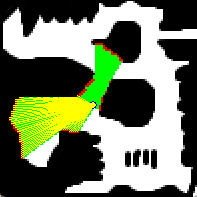
#> input picture media/image.png, 197 x 197 px
$ python -i vec_env.py   (imports and definitions only)
#> lines starting #> are read from the running program, lines starting #| are printed output that depends on the picture; after the words box and inside, x2 and y2 are one past the last pixel; in counts of white or black regions, pixels touching at a corner belong together
import sys

# [11 lines left out: function _dep_error_message, not called in this run]

try:
    import numpy as np
except ModuleNotFoundError as e:
    raise ModuleNotFoundError(_dep_error_message("numpy")) from e

import os
import csv
import random

try:
    import cv2
except ModuleNotFoundError as e:
    raise ModuleNotFoundError(_dep_error_message("opencv-python (import name: cv2)")) from e

from datetime import datetime
from math import cos, sin, radians, sqrt
import json
from collections import OrderedDict
import warnings

class VectorRobotExplorationEnv:
    def __init__(self,
                 map_image_path,
                 num_envs=1,
                 grid_width=None, grid_height=None,
                 scale=2, fps=10,
                 robot_radius=5, num_rays=100, ray_length=200,
                 max_steps=1000,
                 wheel_base=4.0, wheel_radius=0.75, dt=0.2,
                 linear_speed=15.0, angular_speed=1.0,
                 output_dir=None, render=False,
                 strategy_name="unknown", strategy_parameters=None,
                 use_lut=False,
                 continue_after_goal=False,
                 verbose=False):

#> called with map_image_path = 'media/image.png', num_envs = 1, scale = 2, fps = 10, robot_radius = 5, num_rays = 100, ray_length = 200, max_steps = 1000
        self.num_envs = num_envs
        self.map_image_path = map_image_path
        self.map_image = cv2.imread(map_image_path, cv2.IMREAD_GRAYSCALE)
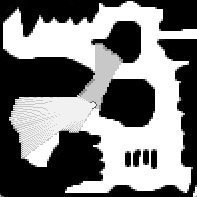
#> self.map_image: shape (197, 197); min 0, max 255, mean 120.8
        if self.map_image is None:
            raise ValueError(f"Could not load map image from {map_image_path}")

        img_h, img_w = self.map_image.shape
#> img_h = 197; img_w = 197
        self.grid_width = grid_width if grid_width is not None else img_w
#> self.grid_width = 197
        self.grid_height = grid_height if grid_height is not None else img_h
#> self.grid_height = 197

        if self.map_image.shape[1] != self.grid_width or self.map_image.shape[0] != self.grid_height:
            self.map_image = cv2.resize(self.map_image, (self.grid_width, self.grid_height), interpolation=cv2.INTER_NEAREST)

        _, self.obstacle_map = cv2.threshold(self.map_image, 127, 1, cv2.THRESH_BINARY_INV)
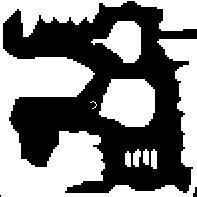
#> self.obstacle_map: shape (197, 197); values 0 (black) and 1 (white), 50.8% white; 3 black regions (1 under 20 px), largest, box (x1, y1, x2, y2) and area: (3, 1, 197, 193) 19046, (193, 187, 197, 197) 28
        free_space_mask = (self.obstacle_map == 0).astype(np.uint8)
        # The distanceTransform calculates the distance from every free pixel to the nearest obstacle.
        # Purpose: It tells us if the entire volume of the robot (defined by robot_radius) can fit at a specific $(x, y)$ coordinate without overlapping a wall
        # Efficiency: Without this, you would have to check every single pixel under the robot's circular footprint every time it moves. With distanceTransform, we only check one pixel: if distance_map[y, x] < robot_radius, we know a collision has occurred
        self.distance_map = cv2.distanceTransform(free_space_mask, cv2.DIST_L2, 5)
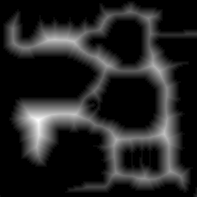
#> self.distance_map: shape (197, 197) float32; min 0, max 23.37, mean 3.3; drawn with min black and max white

        self.map_height, self.map_width = self.map_image.shape
#> self.map_height = 197; self.map_width = 197
        self.scale = scale
        self.window_width = self.grid_width * scale
#> self.window_width = 394
        self.window_height = self.grid_height * scale
#> self.window_height = 394
        self.fps = fps
        self.num_rays = num_rays
        self.ray_length = ray_length
        self.max_steps = max_steps
        self.render_flag = render

        self.wheel_base = wheel_base
        self.wheel_radius = wheel_radius
        self.dt = dt
        self.linear_speed = linear_speed
        self.angular_speed = angular_speed
        self.robot_radius = robot_radius

        # Vectorized State variables
        self.robot_x = np.zeros(num_envs, dtype=np.float32)
        self.robot_y = np.zeros(num_envs, dtype=np.float32)
        self.robot_orientation = np.zeros(num_envs, dtype=np.float32)
        self.energy = np.full(num_envs, max_steps, dtype=np.int32)
        self.health = np.full(num_envs, 200, dtype=np.int32)
        self.done = np.zeros(num_envs, dtype=bool)
        self.current_step = 0

        # Survival/Goal parameters
        self.goal_x = np.zeros(num_envs, dtype=np.float32)
        self.goal_y = np.zeros(num_envs, dtype=np.float32)
        self.goal_success_dist = 1.0
        self.goal_spawn_dist = 30.0

        self.lidar_angles = np.linspace(-45, 45, self.num_rays)
        self.strategy_name = strategy_name
        self.strategy_parameters = strategy_parameters or {}

        # Output Setup
        timestamp = datetime.now().strftime("%Y-%m-%d-%H%M%S")
        self.output_dir = output_dir or os.path.join("output", f"{timestamp}_{strategy_name}")
        os.makedirs(self.output_dir, exist_ok=True)

        self.use_lut = use_lut
        self.lidar_lut = None
        if self.use_lut:
            self._load_lut()

        self.continue_after_goal = continue_after_goal
        self.verbose = verbose

        # Pygame attributes
        self.screen = None
        self._pygame_initialized = False
        self._save_metadata()

    # [7 lines left out: function _load_lut, not called in this run]

    def _save_metadata(self):
        metadata = {
            "run_datetime": datetime.now().isoformat(),
            "strategy_name": self.strategy_name,
            "num_envs": self.num_envs,
            "environment_parameters": {
                "grid_width": self.grid_width,
                "grid_height": self.grid_height,
                "max_steps": self.max_steps,
                "map_image": os.path.basename(self.map_image_path),
            },
            "output_directory": self.output_dir
        }
        with open(os.path.join(self.output_dir, "metadata.json"), 'w') as f:
            json.dump(metadata, f, indent=4)

    def reset(self):
        center_x, center_y = self.map_width // 2, self.map_height // 2
#> center_x = 98; center_y = 98
        for i in range(self.num_envs):
            self.robot_x[i], self.robot_y[i] = self._find_free_position(center_x, center_y)
            gx, gy = self._spawn_reward(self.robot_x[i], self.robot_y[i], self.goal_spawn_dist)
            self.goal_x[i], self.goal_y[i] = gx, gy
#> this loop made 1 pass
#> after the loop, self.goal_x = [66.39]; self.goal_y = [109.8]; self.robot_x = [93]; self.robot_y = [96]

        self.robot_orientation.fill(0)
        self.current_step = 0
        self.energy.fill(self.max_steps)
        self.health.fill(200)
        self.done.fill(False)

        return self._get_observation()

    def _find_free_position(self, start_x, start_y, max_radius=100):
        for radius in range(0, max_radius, 5):
            for angle in np.linspace(0, 2*np.pi, 36):
                x, y = int(start_x + radius * np.cos(angle)), int(start_y + radius * np.sin(angle))
                if self._is_position_free(x, y): return x, y
        return start_x, start_y

    def _is_position_free(self, x, y):
        ix, iy = int(x), int(y)
        if not (0 <= ix < self.map_width and 0 <= iy < self.map_height): return False
        return self.distance_map[iy, ix] >= self.robot_radius

    def _spawn_reward(self, start_x, start_y, distance):
        for _ in range(200):
            angle = np.random.uniform(0, 2 * np.pi)
            tx, ty = start_x + distance * np.cos(angle), start_y + distance * np.sin(angle)
            ix, iy = int(round(tx)), int(round(ty))
            if (0 <= ix < self.map_width and 0 <= iy < self.map_height and self.obstacle_map[iy, ix] == 0):
                return tx, ty
        return start_x, start_y

    # [62 lines left out: functions step, _update_robot_positions, not called in this run]

    def _get_observation(self):
        """
        Get LIDAR distances for the entire population.
        Prioritizes the O(1) LUT but falls back to vectorized ray marching.
        """
        if self.use_lut:
            if self.lidar_lut is None:
                raise ValueError("use_lut is True but lidar_lut was not loaded. Check your paths.")

            # 1. Prepare indices (H, W)
            ixs = np.round(self.robot_x).astype(int)
            iys = np.round(self.robot_y).astype(int)

            # Boundary clipping for safety
            ixs = np.clip(ixs, 0, self.map_width - 1)
            iys = np.clip(iys, 0, self.map_height - 1)

            # 2. Map world angles to LUT indices
            # Shape: (num_envs, num_rays)
            angles = (self.robot_orientation[:, None] + self.lidar_angles) % 360
            angle_idxs = angles.astype(int)

            # 3. Vectorized LUT retrieval
            # We use advanced indexing to pull distances for all robots at once
            return self.lidar_lut[iys, ixs, :][np.arange(self.num_envs)[:, None], angle_idxs]

        # FALLBACK: Vectorized Ray Marching (if LUT is not used/available)
        # Raise warning if LUT was intended but not loaded
        if self.use_lut:

            warnings.warn("use_lut is True but lidar_lut was not loaded. Falling back to vectorized ray marching.")

        return self._compute_vectorized_ray_marching()

    def _compute_vectorized_ray_marching(self):
        """
        Computes LIDAR for all robots simultaneously without a LUT.
        Complexity: O(num_envs * num_rays * ray_length)
        """
        # Create ray steps: shape (ray_length,)
        steps = np.arange(self.ray_length)

        # Absolute angles for every ray of every robot: (num_envs, num_rays)
        angles_rad = np.radians(self.robot_orientation[:, None] + self.lidar_angles)

        # Unit vectors: (num_envs, num_rays, 1)
        dx = np.cos(angles_rad)[:, :, None]
        dy = np.sin(angles_rad)[:, :, None]

        # Compute all potential ray coordinates: (num_envs, num_rays, ray_length)
        # x_points = robot_x + dx * steps
        ray_x = (self.robot_x[:, None, None] + dx * steps).astype(np.int32)
        ray_y = (self.robot_y[:, None, None] + dy * steps).astype(np.int32)

        # Clip to map boundaries to avoid index errors
        ray_x_clp = np.clip(ray_x, 0, self.map_width - 1)
        ray_y_clp = np.clip(ray_y, 0, self.map_height - 1)

        # Check hits against the obstacle map
        # Resulting 'hits' shape: (num_envs, num_rays, ray_length)
        hits = self.obstacle_map[ray_y_clp, ray_x_clp] == 1

        # Find the first hit along the 'ray_length' axis
        # argmax returns the first index of 'True'
        hit_indices = np.argmax(hits, axis=2)

        # Identify rays that never hit anything
        no_hits = ~np.any(hits, axis=2)

        # Final distances: use hit index or default to max ray_length
        distances = hit_indices.astype(np.float32)
        distances[no_hits] = float(self.ray_length)

        return distances

    # [23 lines left out: function render, not called in this run]

    def close(self):
        if self._pygame_initialized: self.pygame.quit()

>>> result = VectorRobotExplorationEnv('media/image.png').reset()
